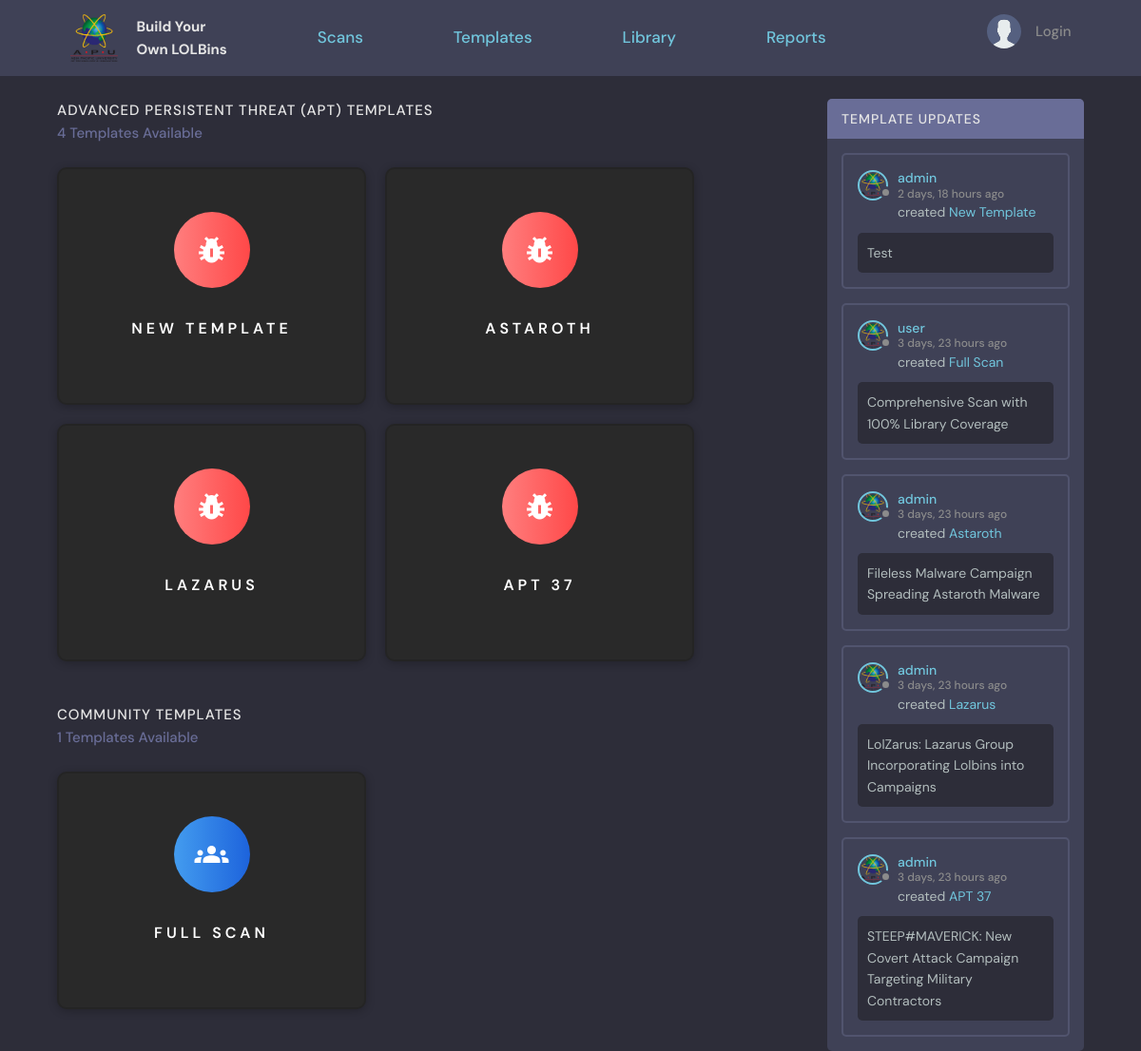
The page /template/ on the database as committed earlier.
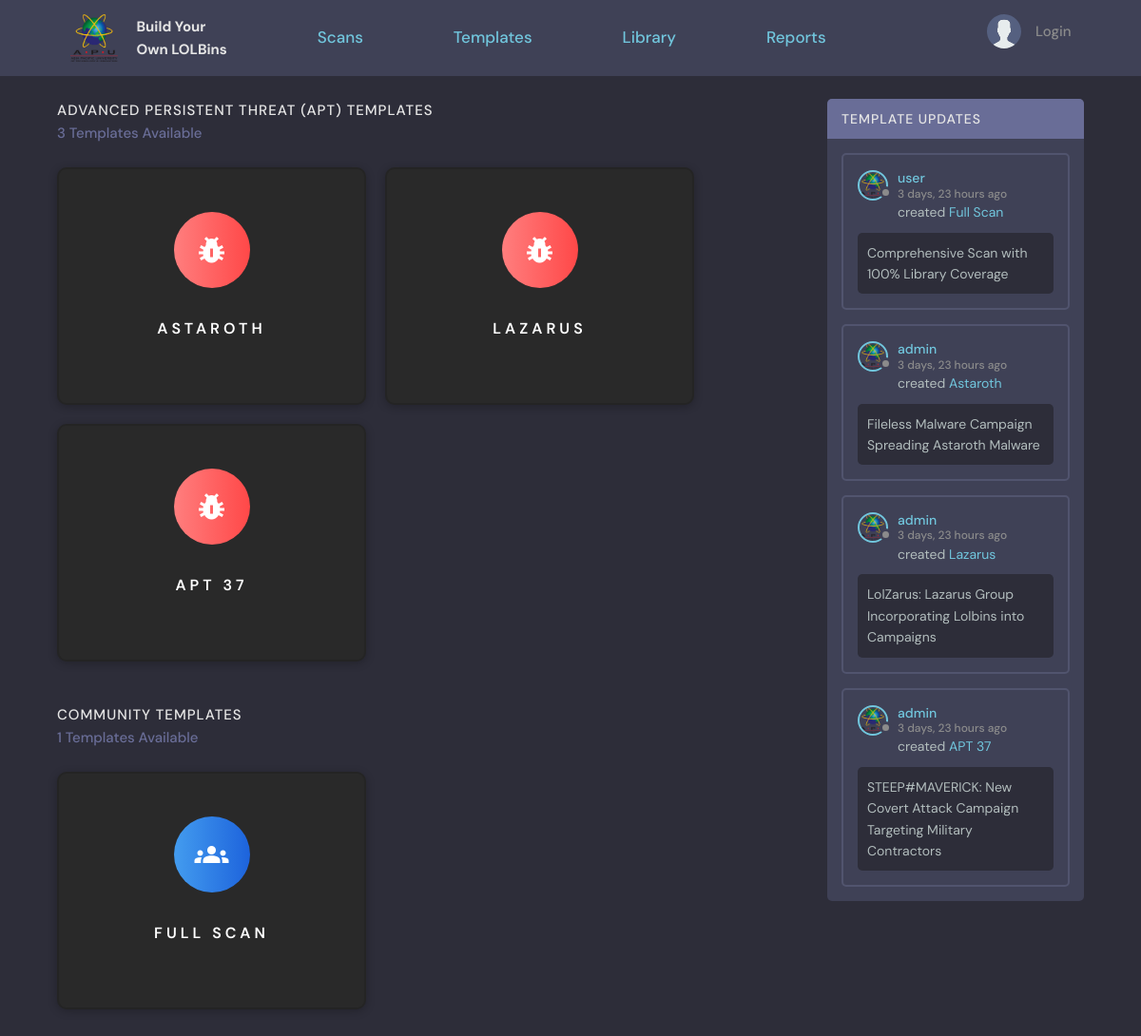
The same page on the database as committed later.
### base/models.py (models this page shows, shortened)
class Template(models.Model):
    user = models.ForeignKey(User, on_delete=SET_NULL, null=True, verbose_name = u'Owner')
    name = models.CharField(max_length=200, default="New Template")
    description = models.TextField(max_length=100, null=True, blank=True)
    updated = models.DateTimeField(auto_now=True)
    created = models.DateTimeField(auto_now_add=True)
    public = models.BooleanField(default=False)
    Scan = models.ForeignKey(Scan, on_delete=SET_NULL, null=True)
    class Meta:
        verbose_name = 'Template'

### base/views.py (the view, shortened to what this page needs)
# urls.py: path('template/', views.template, name="template"),
def template(request):
    templates = Template.objects.all().order_by('-created')
    superusers = User.objects.filter(is_superuser=True).values('username')
    template_apt = Template.objects.filter(user__username__in=superusers, public=True).order_by('-created')
    template_apt_count = template_apt.count()
    template_community = Template.objects.filter(
    public=True).exclude(user__username__in=superusers).order_by('-created')
    template_community_count = template_community.count()
    context = {'templates': templates,
    'template_apt': template_apt, 'template_apt_count': template_apt_count,
    'template_community': template_community, 'template_community_count': template_community_count}
    return render(request, 'base/template.html', context)

### base/templates/base/template.html (shortened to what this page needs)
{% extends 'main.html' %}
{% block content %}
{% load static %}
<main class="layout layout--2">
    <div class="container">
        <div class="layout1">
            <div class="roomList">
                <div class="roomList__header">
                    <div>
                        <h2>Advanced Persistent Threat (APT) Templates</h2>
                        <p>{{template_apt_count}} Templates Available</p>
                    </div>
                </div>
                <div class="cardContent">
                    {% for template in template_apt %}
                        <a class="smallCard" href="{% url 'view-template' template.id %}">
                            <div class="icon__red"><i class="material-icons md-36">pest_control</i></div>
                            <p class="title">{{template.name}}</p>
                        </a>
                    {% endfor %}
                </div>
            </div>
            <br>
            <div class="roomList">
                <div class="roomList__header">
                    <div>
                        <h2>Community Templates</h2>
                        <p>{{template_community_count}} Templates Available</p>
                    </div>
                </div>
                <div class="cardContent">
                    {% for template in template_community %}
                        <a class="smallCard" href="{% url 'view-template' template.id %}">
                            <div class="icon__blue"><i class="material-icons md-36">groups</i></div>
                            <p class="title">{{template.name}}</p>
                        </a>
                    {% endfor %}
                </div>
            </div>
            <br>
        </div>
        <div class="activities">
            <div class="activities__header">
                <h2>Template Updates</h2>
            </div>
            {% for template in templates|slice:":8"%}
                {% if template.public == True or template.user == request.user %}
                    <div class="activities__box">
                        <div class="activities__boxHeader roomListRoom__header">
                            <a href="{% url 'user-profile' template.user.id %}" class="roomListRoom__author">
                            <div class="avatar avatar--small">
                                <img src="{% static 'images/APU.png' %}" />
                            </div>
                            <p>
                                {% if template.user == request.user %}
                                    You
                                    <span>{{template.created|timesince}} ago</span>
                                {% else %}
                                    {{template.user}}
                                    <span>{{template.created|timesince}} ago</span>
                                {% endif %}
                            </p>
                            </a>
                        </div>
                        <div class="activities__boxContent">
                            <p>created <a href="{% url 'view-template' template.id %}">{{template.name}}</a></p>
                            {% if template.description != "" %}
                                <div class="activities__boxRoomContent">
                                {{template.description}}
                                </div>
                            {% endif %}
                        </div>
                    </div>
                {% endif %}
            {% endfor %}
        </div>
    </div>
</main>
{% endblock content %}

Rows that differ between the two databases and show on the page:
removed Template: name "NEW TEMPLATE", public True (drawn), user "admin", created "2 days, 18 hours", name "New Template", description "Test"
Other text that changed with them:
{{ template_apt_count }}: "4" → "3"
